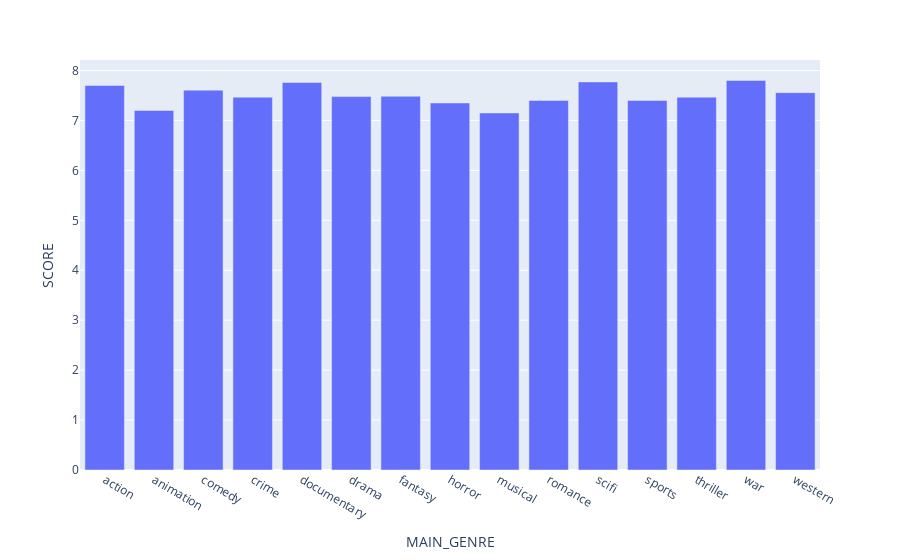

Here is the notebook cell this chart was saved with:
### Code cell
df2 = nf.groupby(['MAIN_GENRE'])[['SCORE','NUMBER_OF_VOTES']].mean()
fig2 = px.bar(df2, x=df2.index, y='SCORE')
fig2.show()

### Figure 1 — Plotly figure (JSON) as saved in the notebook; plotly's stock layout.template omitted (floating-point values rounded to 4 significant figures)
{"data": [{"alignmentgroup": "True", "hovertemplate": "MAIN_GENRE=%{x}<br>SCORE=%{y}<extra></extra>", "legendgroup": "", "marker": {"color": "#636efa", "pattern": {"shape": ""}}, "name": "", "offsetgroup": "", "orientation": "v", "showlegend": false, "textposition": "auto", "type": "bar", "x": ["action", "animation", "comedy", "crime", "documentary", "drama", "fantasy", "horror", "musical", "romance", "scifi", "sports", "thriller", "war", "western"], "xaxis": "x", "y": [7.7, 7.2, 7.607, 7.467, 7.76, 7.477, 7.484, 7.35, 7.15, 7.4, 7.771, 7.4, 7.466, 7.8, 7.557], "yaxis": "y"}], "layout": {"barmode": "relative", "legend": {"tracegroupgap": 0}, "margin": {"t": 60}, "xaxis": {"anchor": "y", "domain": [0, 1], "title": {"text": "MAIN_GENRE"}}, "yaxis": {"anchor": "x", "domain": [0, 1], "title": {"text": "SCORE"}}}}
